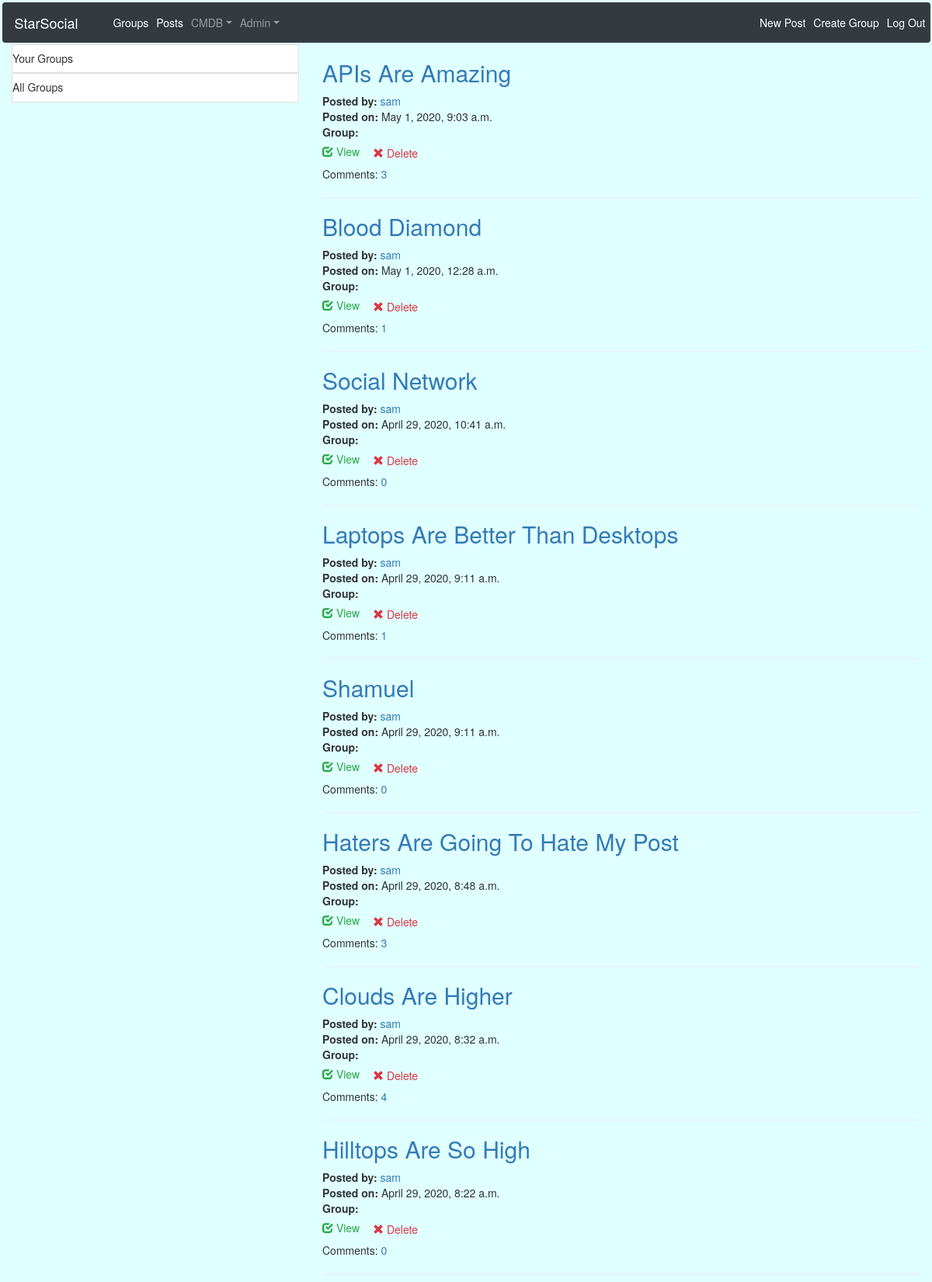
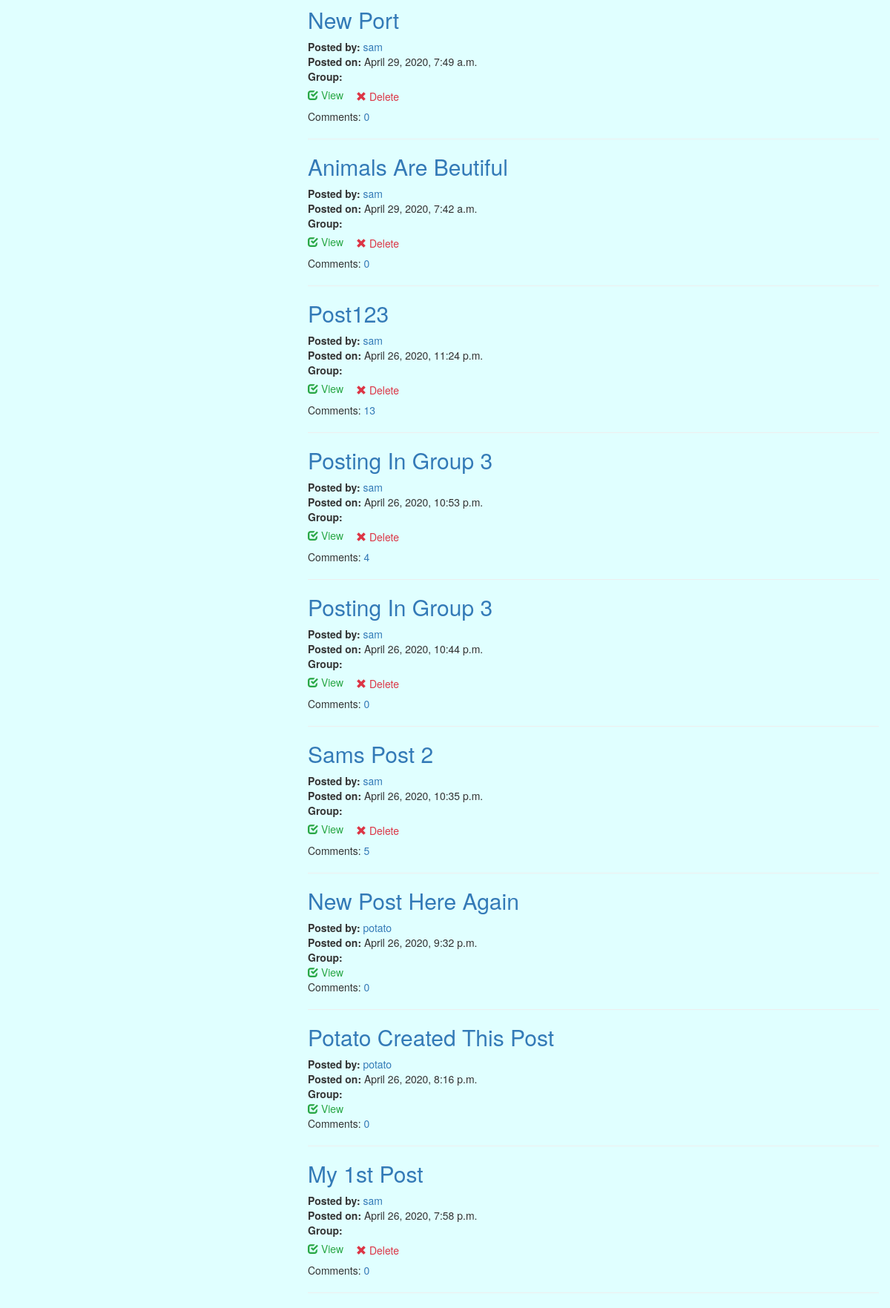
The page /posts/ (signed in) on the database its author committed (2 pictures, top to bottom).
### posts/models.py (models this page shows, shortened)
class Post(models.Model):
    user = models.ForeignKey(User,related_name='posts',blank=True,null=True,on_delete=models.CASCADE)
    created_at = models.DateTimeField(auto_now=True)
    message = models.TextField()
    message_html = models.TextField(editable=False)
    group = models.ForeignKey(Group, related_name='posts',blank=True,null=True,on_delete=models.CASCADE)
    class Meta:
        ordering = ['-created_at']
        unique_together = ['user','message']

### posts/views.py (the view)
class PostList(SelectRelatedMixin,generic.ListView):
    model = models.Post
    select_related = ('user', 'group')

### posts/templates/posts/post_list.html (shortened to what this page needs)
{% include 'posts/post_base.html' %}
{% block prepost %}
<div class='col-md-4'>
    {% if request.user.is_authenticated %}
        <div class='card card-with-shadow'>
            <div class='content'>
                <h5 class='title'>Your Groups</h5>
            </div>
        </div>
    {% endif %}
    <div class='card card-with-shadow'>
        <div class='content'>
            <h5 class='title'>All Groups</h5>
        </div>
    </div>
</div>
{% endblock %}
{% block post_content %}
<div class='col-md-8'>
    {% for post in post_list %}
        {% include 'posts/_post.html' %}
    {% endfor %}
</div>
{% endblock %}

### posts/templates/posts/_post.html
<div>
    <a href="{% url 'posts:single' username=post.user.username pk=post.pk %}">
    <h2 class="text-capitalize">{{ post.message }}</h2>
    </a>
    <div>
        <strong>Posted by: </strong>
        <a href="{% url 'posts:for_user' username=post.user.username %}">
            {{ post.user.username }}
        </a>
        <br>
        <strong class='time'>Posted on: </strong><span> {{ post.created_at }}</span>
        <br>
        <strong>Group:</strong>
    </div>
    <div class='media-footer'>
        <a href="{% url 'posts:single' username=post.user.username pk=post.pk %}">
            <span class='glyphicon glyphicon-check text-success' aria-hidden='true'></span>
            <span class='text-success icon-label'>View</span>
        </a>
        {% if user.is_authenticated  and post.user == user %}
            <a href="{% url 'posts:delete' pk=post.pk %}" title='Delete' class='btn btn-simple'>
                <span class='glyphicon glyphicon-remove text-danger' aria-hidden='true'></span>
                <span class='text-danger icon-label'>Delete</span>
            </a>
        {% endif %}
        <div class="comment">
            Comments:
            <a href="{% url 'posts:single' username=post.user.username pk=post.pk %}">{{ post.comments.count }} </a>
        </div>
    </div>
    <hr>
</div>

### static/socialapp/css/master.css (style rules this page uses)
body { background-color: lightcyan }

### rows shown on the page
Post: message "APIs Are Amazing", user.username "sam", created_at "May 1, 2020, 9:03 a.m.", shows "Delete", comments.count "3"
Post: message "Blood Diamond", user.username "sam", created_at "May 1, 2020, 12:28 a.m.", shows "Delete", comments.count "1"
Post: message "Social Network", user.username "sam", created_at "April 29, 2020, 10:41 a.m.", shows "Delete", comments.count "0"
Post: message "Laptops Are Better Than Desktops", user.username "sam", created_at "April 29, 2020, 9:11 a.m.", shows "Delete", comments.count "1"
Post: message "Shamuel", user.username "sam", created_at "April 29, 2020, 9:11 a.m.", shows "Delete", comments.count "0"
Post: message "Haters Are Going To Hate My Post", user.username "sam", created_at "April 29, 2020, 8:48 a.m.", shows "Delete", comments.count "3"
Post: message "Clouds Are Higher", user.username "sam", created_at "April 29, 2020, 8:32 a.m.", shows "Delete", comments.count "4"
Post: message "Hilltops Are So High", user.username "sam", created_at "April 29, 2020, 8:22 a.m.", shows "Delete", comments.count "0"
Post: message "New Port", user.username "sam", created_at "April 29, 2020, 7:49 a.m.", shows "Delete", comments.count "0"
Post: message "Animals Are Beutiful", user.username "sam", created_at "April 29, 2020, 7:42 a.m.", shows "Delete", comments.count "0"
Post: message "Post123", user.username "sam", created_at "April 26, 2020, 11:24 p.m.", shows "Delete", comments.count "13"
Post: message "Posting In Group 3", user.username "sam", created_at "April 26, 2020, 10:53 p.m.", shows "Delete", comments.count "4"
Post: message "Posting In Group 3", user.username "sam", created_at "April 26, 2020, 10:44 p.m.", shows "Delete", comments.count "0"
Post: message "Sams Post 2", user.username "sam", created_at "April 26, 2020, 10:35 p.m.", shows "Delete", comments.count "5"
Post: message "New Post Here Again", user.username "potato", created_at "April 26, 2020, 9:32 p.m.", comments.count "0"
Post: message "Potato Created This Post", user.username "potato", created_at "April 26, 2020, 8:16 p.m.", comments.count "0"
Post: message "My 1st Post", user.username "sam", created_at "April 26, 2020, 7:58 p.m.", shows "Delete", comments.count "0"
